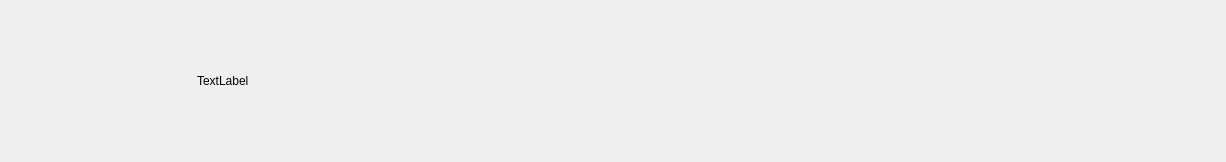
<?xml version="1.0" encoding="UTF-8"?>
<ui version="4.0">
 <class>Form</class>
 <widget class="QWidget" name="Form">
  <property name="geometry">
   <rect>
    <x>0</x>
    <y>0</y>
    <width>1226</width>
    <height>162</height>
   </rect>
  </property>
  <property name="sizePolicy">
   <sizepolicy hsizetype="Expanding" vsizetype="Minimum">
    <horstretch>0</horstretch>
    <verstretch>0</verstretch>
   </sizepolicy>
  </property>
  <property name="cursor">
   <cursorShape>PointingHandCursor</cursorShape>
  </property>
  <property name="mouseTracking">
   <bool>false</bool>
  </property>
  <property name="focusPolicy">
   <enum>Qt::NoFocus</enum>
  </property>
  <property name="windowTitle">
   <string>Form</string>
  </property>
  <layout class="QHBoxLayout" name="horizontalLayout">
   <item>
    <widget class="QLabel" name="imageLabel">
     <property name="minimumSize">
      <size>
       <width>140</width>
       <height>140</height>
      </size>
     </property>
     <property name="maximumSize">
      <size>
       <width>140</width>
       <height>140</height>
      </size>
     </property>
     <property name="text">
      <string/>
     </property>
     <property name="pixmap">
      <pixmap>knife_and_fork.svg</pixmap>
     </property>
     <property name="scaledContents">
      <bool>true</bool>
     </property>
     <property name="alignment">
      <set>Qt::AlignCenter</set>
     </property>
    </widget>
   </item>
   <item>
    <spacer name="verticalSpacer_2">
     <property name="orientation">
      <enum>Qt::Horizontal</enum>
     </property>
     <property name="sizeType">
      <enum>QSizePolicy::Preferred</enum>
     </property>
     <property name="sizeHint" stdset="0">
      <size>
       <width>40</width>
       <height>20</height>
      </size>
     </property>
    </spacer>
   </item>
   <item>
    <widget class="QLabel" name="recipeLabel">
     <property name="sizePolicy">
      <sizepolicy hsizetype="Expanding" vsizetype="Preferred">
       <horstretch>0</horstretch>
       <verstretch>0</verstretch>
      </sizepolicy>
     </property>
     <property name="text">
      <string>TextLabel</string>
     </property>
     <property name="alignment">
      <set>Qt::AlignLeading|Qt::AlignLeft|Qt::AlignVCenter</set>
     </property>
    </widget>
   </item>
   <item>
    <spacer name="verticalSpacer">
     <property name="orientation">
      <enum>Qt::Vertical</enum>
     </property>
     <property name="sizeType">
      <enum>QSizePolicy::Preferred</enum>
     </property>
     <property name="sizeHint" stdset="0">
      <size>
       <width>20</width>
       <height>25</height>
      </size>
     </property>
    </spacer>
   </item>
  </layout>
 </widget>
 <resources/>
 <connections/>
</ui>
